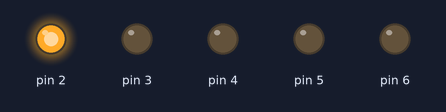
Simulated run of this sketch. Board: Arduino Uno, built with avr-gcc and run on an emulated ATmega328P. On the bench: output pins drawn as LEDs (lit = HIGH).

Above: at 0.2 s.
At 1.2 s:
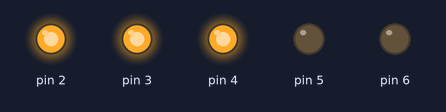
At 2.2 s:
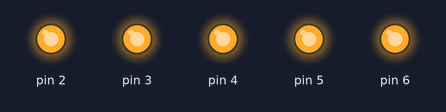
At 2.7 s:
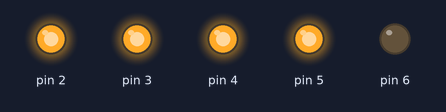
At 4.7 s:
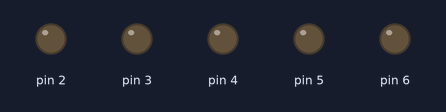
At 5.7 s:
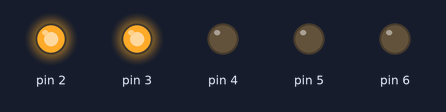
Timing chart, 0 to 6.5 s (numbered marks = the images above):
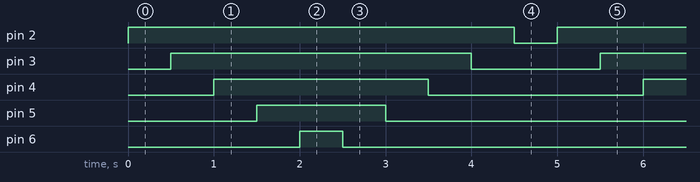

The sketch:

Ardunio_Problem_Seti-1.ino
```cpp
/*
Ali Bey, televizyonda Karaþimþek adlý diziyi izliyordur.
Oradaki arabayý görünce ayný devreyi Arduino devresinde yapmak istemiþtir.
Ali Bey e baþtan sona LED leri 0,5 saniye aralýklarla baþtan sona yakarak
sondan baþa doðru söndürmesine yardýmcý olmalýsýnýz.
*/
void setup() {
  pinMode(2,OUTPUT);
  pinMode(3,OUTPUT);
  pinMode(4,OUTPUT);
  pinMode(5,OUTPUT);
  pinMode(6,OUTPUT);
}
void loop()
{
  for(int i=2;i<=6;i++){
    digitalWrite(i,HIGH);
    delay(500);
  }
  for(int i=6;i>=2;i--){
    digitalWrite(i,LOW);
    delay(500);
  }
}
```

Measured:
- by itself, pin 2: alternates HIGH for 4.5 s and LOW for 0.50 s
- by itself, pin 3: alternates HIGH for 3.5 s and LOW for 1.5 s
- by itself, pin 4: alternates HIGH for 2.5 s and LOW for 2.5 s
- by itself, pin 5: alternates HIGH for 1.5 s and LOW for 3.5 s
- by itself, pin 6: alternates HIGH for 0.50 s and LOW for 4.5 s
